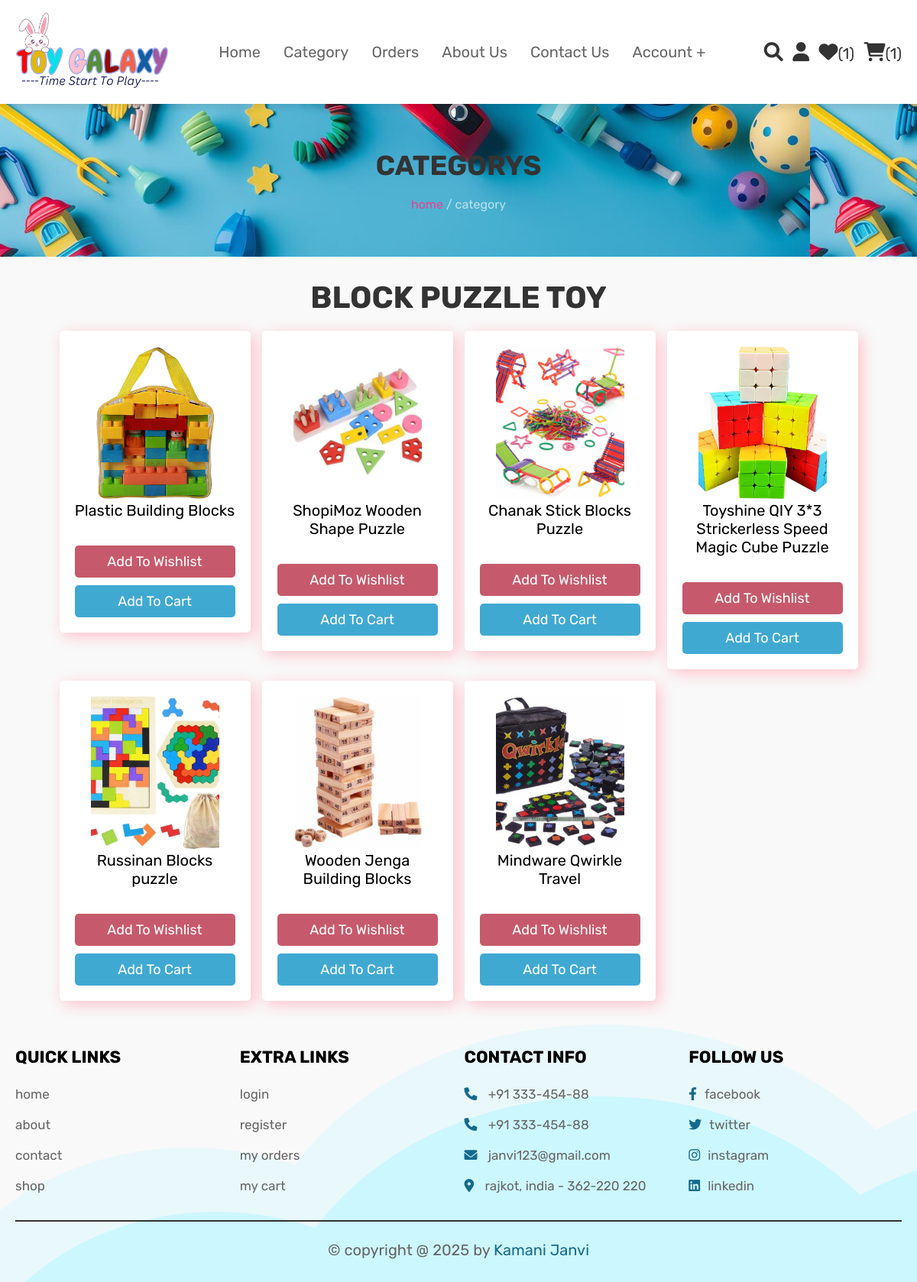
/product.php?id=12, run on the app's committed database.
### tables this page shows
CREATE TABLE `sitesettings` (
  `id` int(5) NOT NULL,
  `sitename` varchar(100) NOT NULL,
  `address` text NOT NULL,
  `phoneno` varchar(12) NOT NULL,
  `email` varchar(100) NOT NULL,
  `image` varchar(100) NOT NULL
);

CREATE TABLE `categories` (
  `id` int(5) NOT NULL,
  `catname` varchar(100) NOT NULL,
  `catdescription` text NOT NULL,
  `image` varchar(150) NOT NULL
);

CREATE TABLE `products` (
  `id` int(100) NOT NULL,
  `catid` int(5) NOT NULL,
  `subcatid` int(5) NOT NULL,
  `productname` varchar(100) NOT NULL,
  `productdescription` varchar(500) NOT NULL,
  `productprice` int(100) NOT NULL,
  `image` varchar(100) NOT NULL
);

### product.php (the view, shortened to what this page needs)
<?php
@include 'config.php';
?>
<!DOCTYPE html>
<html lang="en">
<head>
   <link rel="stylesheet" href="https://cdnjs.cloudflare.com/ajax/libs/font-awesome/6.0.0/css/all.min.css">
   <link rel="stylesheet" href="css/style.css">
</head>
<body>
<?php
          $settingqry = "select * from sitesettings ";
          $settingresult = mysqli_query($conn,$settingqry) or exit("Settings select fail".mysqli_error($conn));
          $settingrow = mysqli_fetch_array($settingresult);
      ?>
<?php @include 'header.php'; ?>
<section class="heading">
    <h3>categorys</h3>
    <p> <a href="home.php">home</a> / category </p>
</section>
<section class="products">
<?php
                        $id=$_GET['id'];
                      $catqry = "select * from categories where id='".$id."'";
                      $catresult = mysqli_query($conn,$catqry) or exit("Category select fail".mysqli_error($conn));
                        $row=mysqli_fetch_assoc($catresult);
                      ?>
   <h1 class="title"><?php echo $row['catname']; ?></h1>
   <div class="box-container">
      <?php
         $id=$_REQUEST['id'];
         $qry="SELECT * FROM products where catid='".$id."'";
         $select_products = mysqli_query($conn, $qry) or die('query failed');
         if(mysqli_num_rows($select_products) > 0){
            while($fetch_products = mysqli_fetch_assoc($select_products)){
      ?>
      <form name="action" method="POST" class="box">
         <img src="images/products/<?php echo $fetch_products['image']; ?>" alt="" class="image">
         <div class="name"><?php echo $fetch_products['productname']; ?></div>
         <input type="hidden" name="product_image" value="<?php echo $fetch_products['image']; ?>"><br><br>
         <a href="add_wishlist.php?pid=<?php echo $fetch_products['id']; ?>" class="option-btn">add to wishlist</a>
         <a href="add_cart.php?pid=<?php echo $fetch_products['id']; ?>" class="btn">add to cart</a>
      </form>
      <?php
         }
      }else{
         echo '<p class="empty">no products added yet!</p>';
      }
      ?>
   </div>
</section>
<?php @include 'footer.php'; ?>
</body>
</html>

### header.php (shortened to what this page needs)
<header class="header">
    <div class="flex">
        <a href="home.php" class="logo">
            <?php
                if(isset($settingrow['image']) && $settingrow['image']!=null ){
                    ?>
                        <img src="images/logo/<?php echo $settingrow['image']; ?>" width="200px" height="100px">
                    <?php
                }else{
                    ?>
                        <h1><?php echo $settingrow['sitename']; ?></h1>
                    <?php
                }
            ?>
        </a>
        <nav class="navbar">
            <ul>
                <li><a href="home.php">home</a></li>
                <li><a href="#">Category</a>
                </li>
                <li><a href="orders.php">orders</a></li>
                <li><a href="about.php">about us</a></li>
                <li><a href="contact.php">contact us</a></li>
                <li><a href="#">account +</a>
                </li>
            </ul>
        </nav>
        <div class="icons">
            <a href="search_page.php" class="fas fa-search"></a>
            <div id="user-btn" class="fas fa-user"></div>
            <?php
                $select_wishlist_count = mysqli_query($conn, "SELECT * FROM `wishlist`") or die('query failed');
                $wishlist_num_rows = mysqli_num_rows($select_wishlist_count);
            ?>
            <a href="wishlist.php"><i class="fas fa-heart"></i><span>(<?php echo $wishlist_num_rows; ?>)</span></a>
            <?php
                $select_cart_count = mysqli_query($conn, "SELECT * FROM `cart`") or die('query failed');
                $cart_num_rows = mysqli_num_rows($select_cart_count);
            ?>
            <a href="cart.php"><i class="fas fa-shopping-cart"></i><span>(<?php echo $cart_num_rows; ?>)</span></a>
        </div>
    </div>
</header>

### footer.php
<section class="footer">
    <div class="box-container">
        <div class="box">
            <h3>quick links</h3>
            <a href="home.php">home</a>
            <a href="about.php">about</a>
            <a href="contact.php">contact</a>
            <a href="product.php">shop</a>
        </div>
        <div class="box">
            <h3>extra links</h3>
            <a href="login.php">login</a>
            <a href="register.php">register</a>
            <a href="orders.php">my orders</a>
            <a href="cart.php">my cart</a>
        </div>
        <div class="box">
            <h3>contact info</h3>
            <p> <i class="fas fa-phone"></i> +91 <?php echo $settingrow['phoneno']; ?> </p>
            <p> <i class="fas fa-phone"></i> +91 <?php echo $settingrow['phoneno']; ?> </p>
            <p> <i class="fas fa-envelope"></i> <?php echo $settingrow['email']; ?> </p>
            <p> <i class="fas fa-map-marker-alt"></i> <?php echo $settingrow['address']; ?> </p>
        </div>
        <div class="box">
            <h3>follow us</h3>
            <a href="http://www.facebook.com"><i class="fab fa-facebook-f"></i>facebook</a>
            <a href="http://www.twitter.com"><i class="fab fa-twitter"></i>twitter</a>
            <a href="http://www.instagram.com"><i class="fab fa-instagram"></i>instagram</a>
            <a href="http://www.linkedin.com"><i class="fab fa-linkedin"></i>linkedin</a>
        </div>
    </div>
    <div class="credit">&copy; copyright @ <?php echo date('Y'); ?> by <span>Kamani Janvi</span> </div>
</section>

### css/style.css (style rules this page uses)
:root { --pink:#e84393; --red:#c0392b; --orange:#f39c12; --black:#333; --white:#fff; --light-color:#666; --light-white:#ccc; --light-bg:#f5f5f5; --border:.2rem solid var(--black); --box-shadow:0 .5rem 1rem rgba(0,0,0,.1); }
* { font-family: 'Rubik', sans-serif; margin:0; padding:0; box-sizing: border-box; outline: none; border:none; text-decoration: none; transition:all .2s linear; }
html { font-size: 62.5%; overflow-x: hidden; scroll-behavior: smooth; scroll-padding-top: 6.5rem; }
body { background-image: url() ; }
section { padding:3rem 2rem; }
.btn, .delete-btn, .option-btn { display: inline-block; border-radius: .5rem; margin-top: 1rem; font-size: 1.8rem; color:var(--white); cursor: pointer; padding:1rem 3rem; text-transform: capitalize; }
.btn { background-color:rgb(64, 169, 210); }
.option-btn { background-color: rgb(198, 90, 108); }
.heading { display: flex; flex-flow: column; align-items: center; justify-content: center; gap:1rem; background-color: var(--pink); background-image: url(../images/bg6.jpg); text-align: center; min-height: 25vh; }
.heading h3 { font-size: 5.5rem; color:var(--black); text-transform: uppercase; }
.heading p { font-size: 2.5rem; color:var(--light-white); }
.heading p a { color:var(--pink); }
.title { text-align: center; margin-bottom: 2rem; color:var(--black); text-transform: uppercase; font-size: 4rem; }
.header { position: sticky; top:0; left:0; right:0; background-color: var(--white); z-index: 1000; box-shadow: var(--box-shadow); box-sizing: border-box; }
.header .flex { margin: 0 auto; display: flex; align-items: center; justify-content: space-between; padding:1.5rem 2rem; max-width: 1300px; position: relative; }
.header .flex .logo { font-size: 2.5rem; color:var(--pink); background-image: url(../images/logo.png); }
.header .flex .navbar ul { list-style: none; }
.header .flex .navbar ul li { float: left; position: relative; }
.header .flex .navbar ul li a { font-size: 2rem; padding:1rem 1.5rem; display: block; color:var(--light-color); text-transform: capitalize; }
.header .flex .icons > * { font-size: 2.5rem; margin-left: 1rem; color:var(--black); cursor: pointer; }
.header .flex .icons span { font-size: 2rem; }
.products .box-container { max-width: 1200px; margin:0 auto; display: grid; grid-template-columns: repeat(auto-fit, 25rem); gap:1.5rem; align-items: flex-start; justify-content: center; }
.products .box-container .box { background-color: var(--white); box-shadow: var(--box-shadow); border-radius: .5rem; padding:2rem; text-align: center; position: relative; box-shadow: 5px 5px 20px pink; }
.products .box-container .box .image { height: 20rem; width: 80%; object-fit: cover; overflow: hidden; }
.products .box-container .box .name { font-size: 2rem; color:var(-black); }
.products .box-container .box .btn, .products .box-container .box .option-btn { width: 100%; }
.footer { background-image: url(footer-bg.png); }
.footer .box-container { max-width: 1200px; margin:0 auto; display: grid; grid-template-columns: repeat(auto-fit, minmax(27rem, 1fr)); gap:1.5rem; align-items: flex-start; }
.footer .box-container .box h3 { font-size: 2.2rem; color:black; margin-bottom: 1.5rem; text-transform: uppercase; }
.footer .box-container a, .footer .box-container p { font-size: 1.7rem; color:var(--light-color); padding:1rem 0; display: block; }
.footer .box-container a i, .footer .box-container p i { color:rgb(21, 106, 140); padding-right: 1rem; }
.footer .credit { text-align: center; padding-top: 2.5rem; margin-top: 2.5rem; border-top: var(--border); font-size: 2rem; color:var(--light-color); }
.footer .credit span { color:rgb(21, 106, 140); }
body { font-family: Arial, sans-serif; margin: 0; padding: 0; background-color: #f5f5f5; }
body { font-family: Arial, sans-serif; background-color: #f9f9f9; margin: 0; padding: 0; }
.heading { text-align: center; padding: 50px; background-color: #007bff; color: white; }
.heading h3 { margin: 0; font-size: 36px; }
.heading p { margin: 10px 0 0; font-size: 16px; color: #ffffffa0; }

### data on the page
sitesettings: image (picture), phoneno "333-454-88", email "janvi123@gmail.com", address "rajkot, india - 362-220 220"
categories: catname "BLOCK PUZZLE TOY"
products: image (picture), productname "Plastic Building Blocks"
products: image (picture), productname "ShopiMoz Wooden Shape Puzzle"
products: image (picture), productname "Chanak Stick Blocks Puzzle"
products: image (picture), productname "Toyshine QIY 3*3 Strickerless Speed Magic Cube Puzzle"
products: image (picture), productname "Russinan Blocks puzzle"
products: image (picture), productname "Wooden Jenga Building Blocks"
products: image (picture), productname "Mindware Qwirkle Travel"

### other printed values
$wishlist_num_rows "1"
$cart_num_rows "1"
